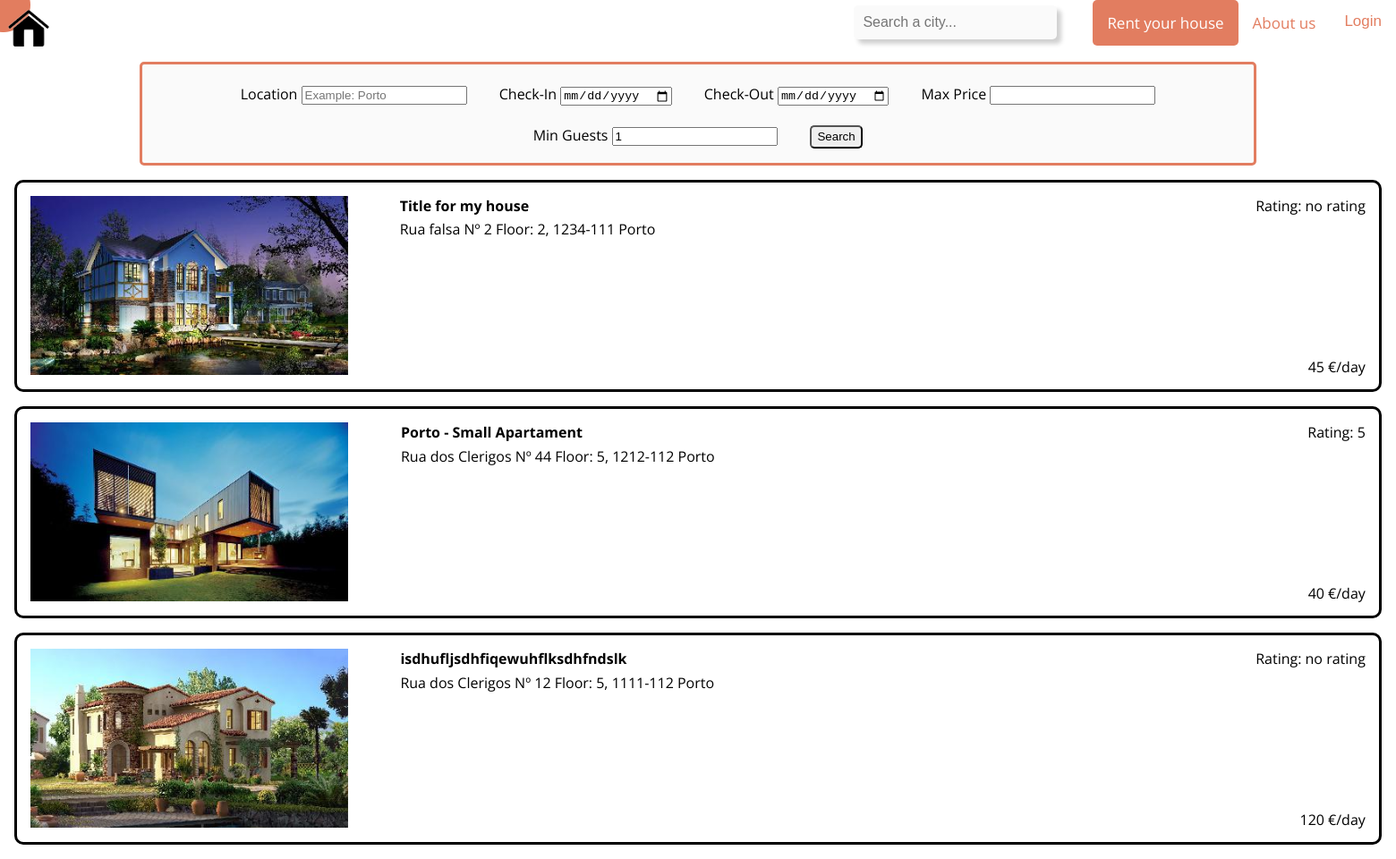
The page /search_results.php on the database as committed earlier.
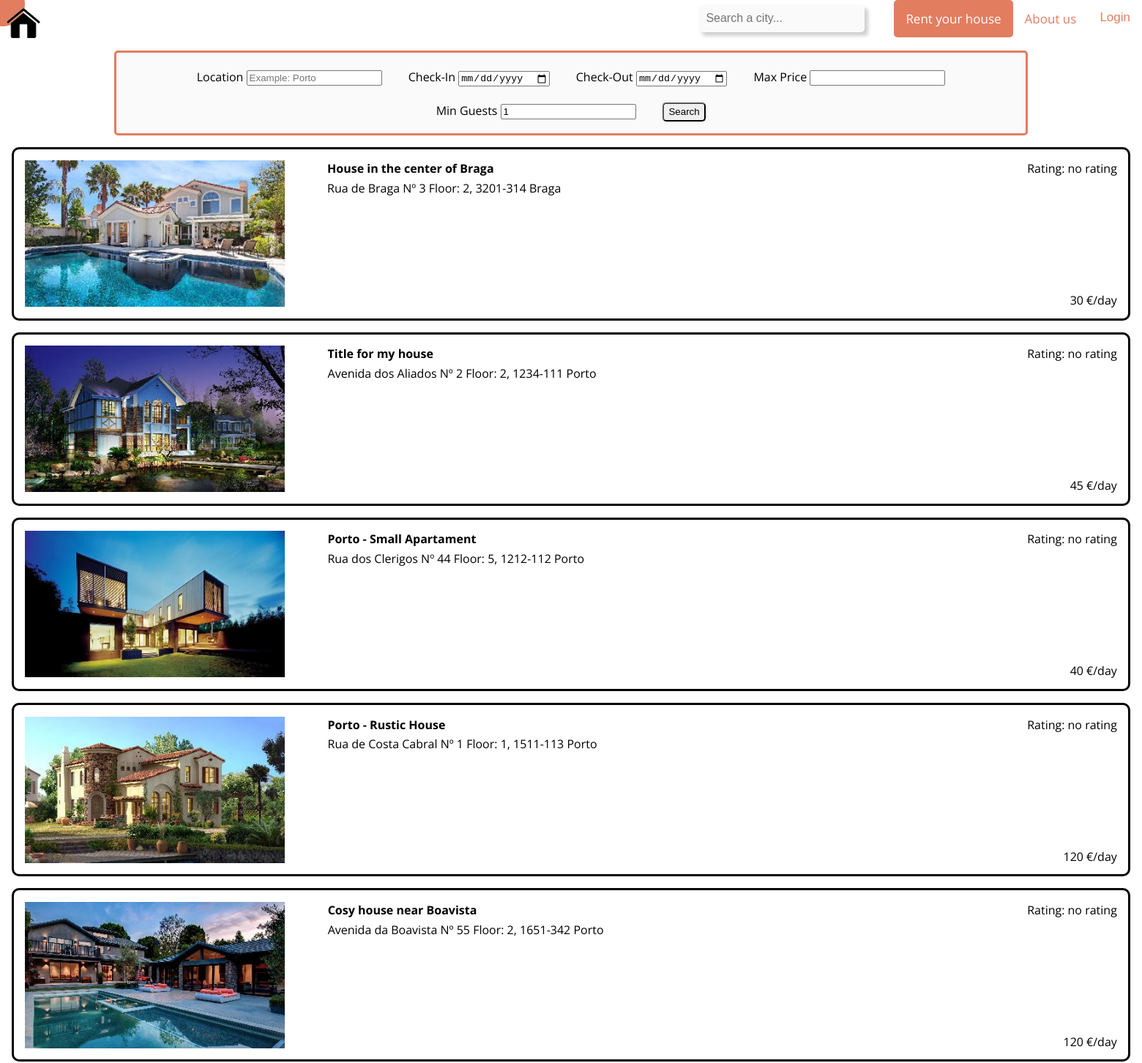
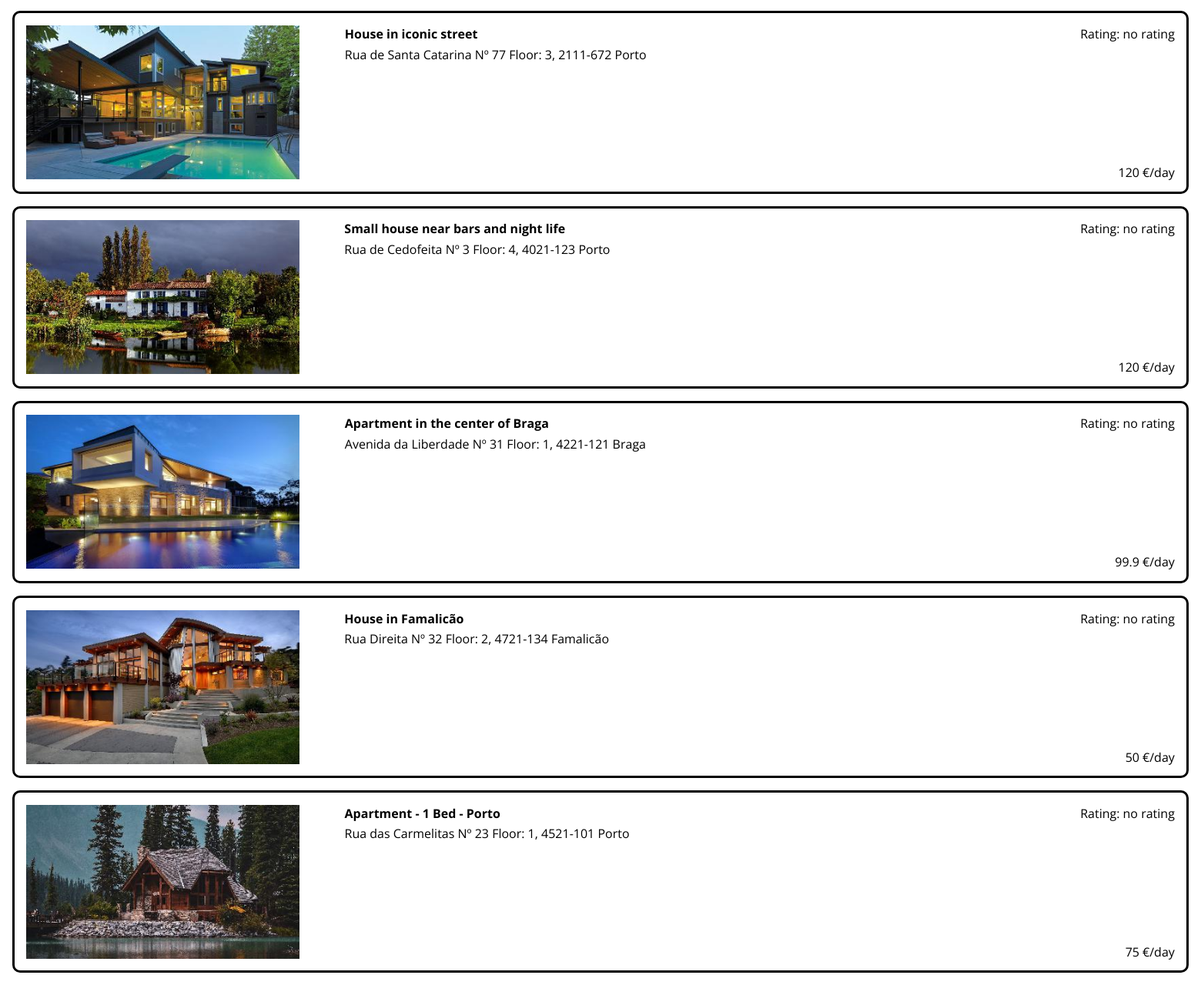
The same page on the database as committed later (2 pictures, top to bottom).
### tables this page shows
CREATE TABLE House (
    houseID INTEGER PRIMARY KEY AUTOINCREMENT,
    owner TEXT NOT NULL,
    availability_start DATETIME NOT NULL,
    availability_end DATETIME NOT NULL,

    city TEXT NOT NULL,
    region TEXT NOT NULL,
    country TEXT NOT NULL,
    street TEXT NOT NULL,
    door INTEGER NOT NULL,
    floor TEXT NOT NULL,
    postal_code TEXT NOT NULL,

    title VARCHAR(64) NOT NULL,
    daily_price FLOAT NOT NULL,
    n_beds INTEGER NOT NULL,
    animals BOOLEAN NOT NULL DEFAULT FALSE,
    kitchen BOOLEAN NOT NULL,
    internet BOOLEAN NOT NULL,
    air_con BOOLEAN NOT NULL,
    low_mobility BOOLEAN NOT NULL,
    washing_machine BOOLEAN NOT NULL,
    img_count INTEGER NOT NULL,
    house_description TEXT,
    active BOOLEAN NOT NULL DEFAULT TRUE,

    FOREIGN KEY(owner) REFERENCES User(email),
    CHECK(availability_end > availability_start),
    UNIQUE(city, region, country, street, door, floor, postal_code)
);

### database/house_q.php (called while the page is built, shortened)
<?php
include_once('connection.php');
function try_get_house_rating_by_id($id) {
    global $db;
    $stmt = $db->prepare('SELECT AVG(rating) as avg_rat FROM Rent INNER JOIN House ON house = houseID WHERE house = ?');
    $stmt->execute(array($id));
    $house_data = $stmt->fetch();
    if ($house_data !== false)
        return $house_data;
    else
        return NULL;
}
function get_all_houses_no_check($location, $guests, $max_price) {
    $loc = "%".$location."%";
    $price = ($max_price < 0) ? 999999 : $max_price;
    global $db;
    $stmt = $db->prepare("SELECT * FROM House
                        WHERE n_beds >= :guests
                        AND availability_end > strftime('%s','now')
                        AND (city LIKE :loc OR region LIKE :loc OR country LIKE :loc)
                        AND daily_price <= :price AND active = 'true'"
    );
    $stmt->bindParam(':loc', $loc);
    $stmt->bindParam(':guests', $guests);
    $stmt->bindParam(':price', $price);
    $stmt->execute();
    return $stmt->fetchAll();
}
?>

### templates/list_houses.php (the view, shortened to what this page needs)
<section>
	<?php foreach($houses as $house) { ?>
        <?php
            $id = $house['houseID'];
            $path = "images/houses/h$id/medium/h$id.jpg";
			$rating = try_get_house_rating_by_id($id);
			if ($rating['avg_rat'] === NULL) $rating['avg_rat'] = "no rating";
		?>
        <form action="view_house.php" method="POST"wsl>
            <div class="house_simple" href="view_house.php">
                <input type="submit" id="invisible_submit">
                <article>
                    <header><?=$house['title']?></header>
                    <img src=<?php echo $path?> width="355" height="200">
                    <p id="rating">Rating: <?=$rating['avg_rat']?></p>
                    <p id="address"><?php printf("%s Nº %s Floor: %s, %s %s\n", $house['street'], $house['door'], $house['floor'], $house['postal_code'], $house['city']); ?></p>
                    <p id="price"><?=$house['daily_price']?> €/day</p>
                </article>
            </div>
        </form>
	<?php } ?>
</section>

### templates/navbar.php (shortened to what this page needs)
<div class="topnav">
	<a class="logo" href="index.php"><img src = "images/logo.png"></a>
	<a href="https://github.com/Afoxys/LTW">About us</a>
	<a class="active" href="rent_house.php">Rent your house</a>
    <form action="search_results.php" method="GET">
	    <input type="text" placeholder="Search a city..." name="search_city">
    </form>
</div>

Rows that differ between the two databases and show on the page:
now on this page (row edited): house: title "House in the center of Braga", shows a picture, avg_rat "no rating", street "Rua de Braga", door "3", floor "2", postal_code "3201-314", city "Braga", daily_price "30"
changed house "Title for my house": street "Rua falsa" → "Avenida dos Aliados"
changed house "Porto - Small Apartament": avg_rat "5" → "no rating"
changed house: title "isdhufljsdhfiqewuhflksdhfndslk" → "Porto - Rustic House"; street "Rua dos Clerigos" → "Rua de Costa Cabral"; door "12" → "1"; floor "5" → "1"; postal_code "1111-112" → "1511-113"
added house: title "Cosy house near Boavista", shows a picture, avg_rat "no rating", street "Avenida da Boavista", door "55", floor "2", postal_code "1651-342", city "Porto", daily_price "120"
added house: title "House in iconic street", shows a picture, avg_rat "no rating", street "Rua de Santa Catarina", door "77", floor "3", postal_code "2111-672", city "Porto", daily_price "120"
added house: title "Small house near bars and night life", shows a picture, avg_rat "no rating", street "Rua de Cedofeita", door "3", floor "4", postal_code "4021-123", city "Porto", daily_price "120"
added house: title "Apartment in the center of Braga", shows a picture, avg_rat "no rating", street "Avenida da Liberdade", door "31", floor "1", postal_code "4221-121", city "Braga", daily_price "99.9"
added house: title "House in Famalicão", shows a picture, avg_rat "no rating", street "Rua Direita", door "32", floor "2", postal_code "4721-134", city "Famalicão", daily_price "50"
added house: title "Apartment - 1 Bed - Porto", shows a picture, avg_rat "no rating", street "Rua das Carmelitas", door "23", floor "1", postal_code "4521-101", city "Porto", daily_price "75"
